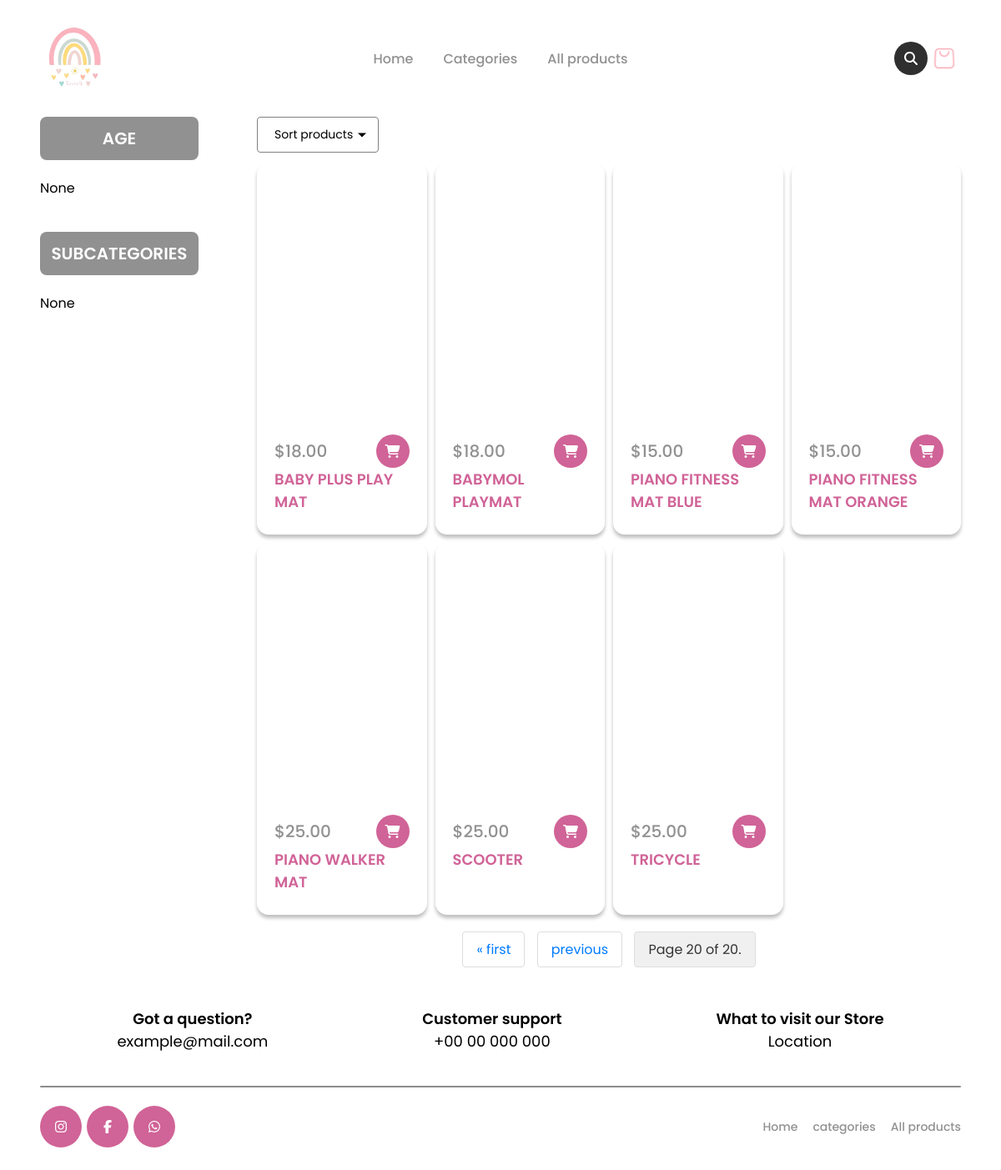
/products/?page=20, run on an earlier commit of the app's database.
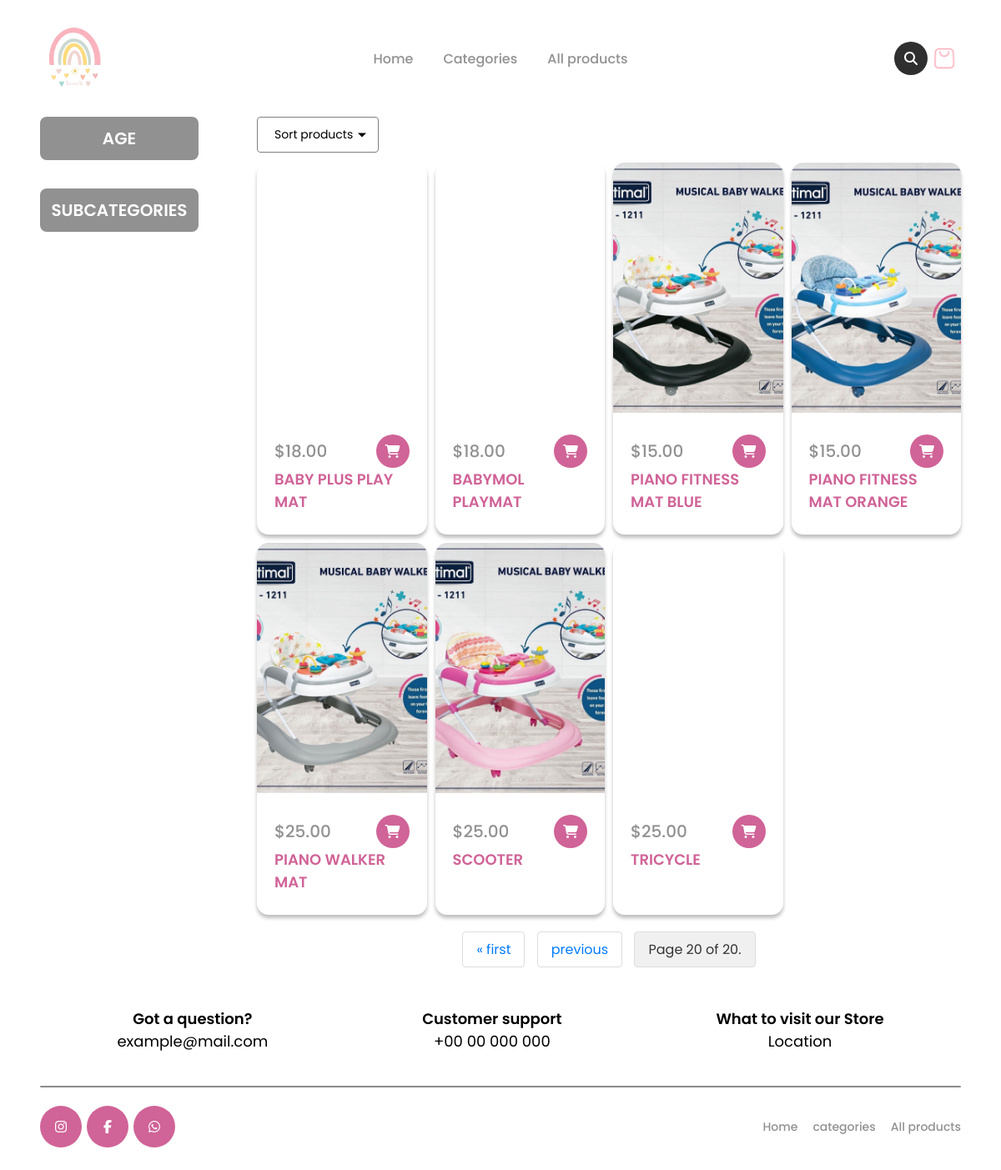
And on a later commit of the database.
### app/models.py (models this page shows, shortened)
class Product(models.Model):
    category = models.ForeignKey(Category, on_delete=models.SET_NULL, null=True, blank=True)
    header = models.CharField(max_length=255, blank=True, null=True)
    slug = models.SlugField(unique=True, max_length=255)
    price = models.DecimalField(max_digits=10, decimal_places=2, blank=True, null=True)
    image1 = models.ImageField(upload_to='product_images/', blank=True, null=True)
    image2 = models.ImageField(upload_to='product_images/', blank=True, null=True)
    image3 = models.ImageField(upload_to='product_images/', blank=True, null=True)
    image4 = models.ImageField(upload_to='product_images/', blank=True, null=True)
    description = models.TextField(blank=True, null=True)
    company_name = models.CharField(max_length=255, blank=True, null=True)
    product_brand = models.CharField(max_length=255, blank=True, null=True)
    age_category = models.CharField(max_length=20, blank=True, null=True)
    in_stock = models.BooleanField(default=True)
    colors = models.ManyToManyField('Color', blank=True, null=True)

### app/views.py (the view)
# urls.py: path('products/', AllProducts.as_view(), name='all'),
@method_decorator(cache_page(60 * 15), name='dispatch')
class AllProducts(TemplateView):
    template_name = 'pages/all_products.html'
    def get_context_data(self, **kwargs):
        context = super().get_context_data(**kwargs)
        products = Product.objects.all()
        brand_filter = self.request.GET.get('brand')
        age_filter = self.request.GET.get('age')
        search_query = self.request.GET.get('q')
        if brand_filter:
            products = products.filter(product_brand=brand_filter)
        if age_filter:
            products = products.filter(age_category=age_filter)
        if search_query:
            products = products.filter(
                Q(header__icontains=search_query) | Q(product_brand__icontains=search_query)
            )
        sort_by = self.request.GET.get('sort_by')
        if sort_by == 'price_asc':
            products = products.order_by('price')
        elif sort_by == 'price_desc':
            products = products.order_by('-price')
        elif sort_by == 'date_added':
            products = products.order_by('-id')
        paginator = Paginator(products, 16)
        page_number = self.request.GET.get('page')
        page_obj = paginator.get_page(page_number)
        context['products'] = products
        context['unique_brands'] = Product.objects.values_list('product_brand', flat=True).distinct()
        context['unique_age_categories'] = Product.objects.values_list('age_category', flat=True).distinct()
        context['search_query'] = search_query
        context['current_brand_filter'] = brand_filter
        context['current_age_filter'] = age_filter
        context['page_obj'] = page_obj
        return context

### templates/pages/all_products.html (shortened to what this page needs)
{% extends '_base.html' %}
{% load static %}
{% block body %}
{% include 'include/navbar.html' %}
<div class="all-products">
    <div class="all-products-content">
        <div class="all-filter">
            <div class="all-filter-item">
                <div class="all-filter-item-title">AGE</div>
                <ul class="desktop-filter">
                    {% for country in unique_age_categories %}
                    <li><a href="?age={{ country }}">{{ country }}</a></li>
                    {% endfor %}
                </ul>
            </div>
            <div class="all-filter-item">
                <div class="all-filter-item-title">SUBCATEGORIES</div>
                <ul class="desktop-filter">
                    {% for industry in unique_brands %}
                    <li><a href="?brand={{ industry }}">{{ industry }}</a></li>
                    {% endfor %}
                </ul>
            </div>
        </div>
        <div style="width: 100%;">
             <div class="sorting-buttons">
                <label class="dropdown">
                    <div class="dd-button">
                          Sort products
                    </div>
                </label>
            </div>
            <div class="all-products-group">
                {% for product in page_obj %}
                    <div class="product-box menu-item" data-menu-item-id="{{ product.id }}">
                        <div class="sellers-box-img" style="background: url({% if product.image1 %}{{ product.image1.url }}{% else %}{% static 'assets/fluffy-toy-texture-close-up.jpg' %}{% endif %});"> </div>
                        <div class="sellers-box-bottom">
                            <div class="sellers-box-t">
                                <div class="inline-detail"><span class="sellers-box-dollar">$</span><div class="sellers-box-price" data-menu-item-price="{{ product.price }}">{{ product.price }}</div></div>
                                <button id="confirm-add-to-cart" class="open-confirmation-popup" data-menu-item="{{ product.id }}"><i class="fa-solid fa-cart-shopping"></i></button>
                            </div>
                            <div class="sellers-box-b">
                                <div class="sellers-box-title" data-menu-item-name="{{ product.header }}"><a href="{% url 'product_detail' slug=product.slug %}">{{ product.header }}</a></div>
                            </div>
                        </div>
                    </div>
                {% endfor %}
            </div>
            <div class="pagination">
                <span class="step-links">
                    {% if page_obj.has_previous %}
                        <a class="pagination-link" href="?page=1">&laquo; first</a>
                        <a class="pagination-link" href="?page={{ page_obj.previous_page_number }}">previous</a>
                    {% endif %}
                    <span class="current-page">
                        Page {{ page_obj.number }} of {{ page_obj.paginator.num_pages }}.
                    </span>
                </span>
            </div>
        </div>
    </div>
</div>
{% include 'include/footer.html' %}
{% endblock %}

### templates/_base.html (shortened to what this page needs)
{% load i18n %}
{% load static %}
<html lang="en">
<head>
    <link rel="stylesheet" href="{% static 'styles/main.css' %}">
</head>
<body>
    {% block body %}{% endblock %}
</body>

### templates/include/navbar.html (shortened to what this page needs)
{% load static %}
<nav>
        <div class="navabar">
            <div class="navbar-content">
                <div class="navbar-logo">
                    <a href="/"><img src="{% static '/assets/logo.png' %}" alt="logo"></a>
                </div>
                <div class="navbar-items">
                    <ul>
                        <li><a href="{% url 'home' %}">Home</a></li>
                        <li><a href="{% url 'categories' %}">Categories</a></li>
                        <li><a href="{% url 'all' %}">All products</a></li>
                    </ul>
                </div>
                <div class="nav-sb">
                    <div class="nav-search">
                        <form action="{% url 'all' %}" method="get">
                            <div class="container">
                                <input checked="" class="checkbox" type="checkbox">
                                <div class="mainbox">
                                    <div class="iconContainer">
                                    </div>
                                    <input name="q" class="search_input" placeholder="search" type="text" value="{{ search_query }}">
                                </div>
                            </div>
                        </form>
                    </div>
                    <div class="nav-basket">
                        <button id="showBlockButton"><img src="{% static '/assets/shopping-bag.png' %}" alt="shop"></button>
                    </div>
                </div>
            </div>
        </div>
    </nav>

### templates/include/cart.html (shortened to what this page needs)
{% load static %}

### templates/include/footer.html
{% load static %}
<footer>
        <div class="footer">
            <div class="footer-content">
                <div class="footer-top">
                    <div class="footer-top-item">
                        <div class="footer-top-item-title">Got a question?</div>
                        <div class="footer-top-item-link"><a href="mailto:example@mail.com">example@mail.com</a></div>
                    </div>
                    <div class="footer-top-item">
                        <div class="footer-top-item-title">Customer support</div>
                        <div class="footer-top-item-link">+00 00 000 000</div>
                    </div>
                    <div class="footer-top-item">
                        <div class="footer-top-item-title">What to visit our Store</div>
                        <div class="footer-top-item-link">Location</div>
                    </div>
                </div>
                <div class="footer-line"></div>
                <div class="footer-bottom">
                    <div class="footer-social">
                        <div class="footer-social-item"><a href=""><i class="fa-brands fa-instagram"></i></a></div>
                        <div class="footer-social-item"><a href=""><i class="fa-brands fa-facebook-f"></i></a></div>
                        <div class="footer-social-item"><a href=""><i class="fa-brands fa-whatsapp"></i></a></div>
                    </div>
                    <div class="footer-links">
                        <ul>
                            <li><a href="home">Home</a></li>
                            <li><a href="{% url 'categories' %}">categories</a></li>
                            <li><a href="{% url 'all' %}">All products</a></li>
                        </ul>
                    </div>
                </div>
            </div>
        </div>
    </footer>

What changed in the data, as far as the page shows it:
removed Product: price "15.00", header "PIANO FITNESS MAT BLUE"
removed Product: price "15.00", header "PIANO FITNESS MAT ORANGE"
removed Product: price "25.00", header "PIANO WALKER MAT"
removed Product: price "25.00", header "SCOOTER"
added Product: image1 (picture), price "15.00", header "PIANO FITNESS MAT BLUE"
added Product: image1 (picture), price "15.00", header "PIANO FITNESS MAT ORANGE"
added Product: image1 (picture), price "25.00", header "PIANO WALKER MAT"
added Product: image1 (picture), price "25.00", header "SCOOTER"
Also different on the page:
list line gone: "None"
